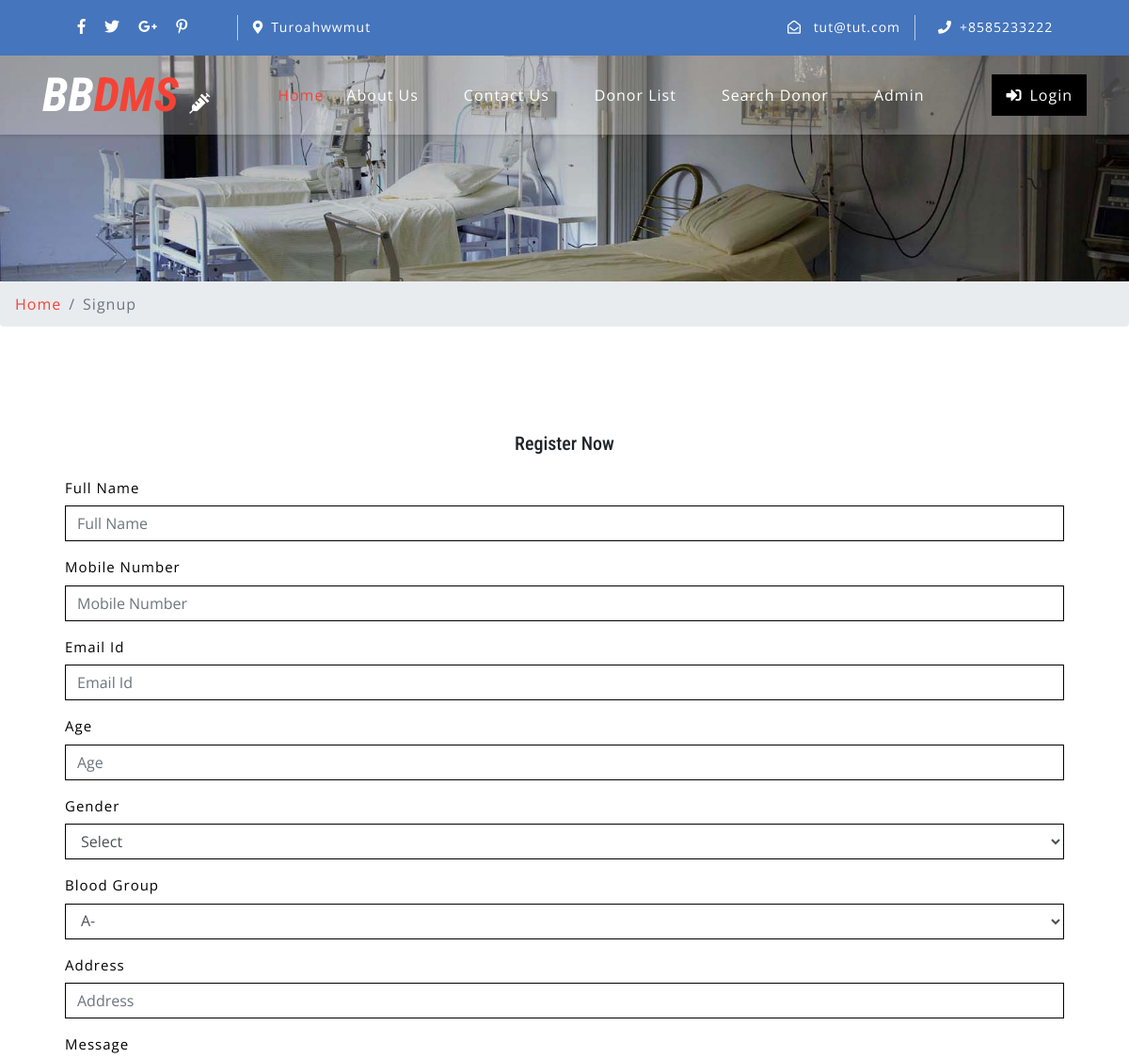
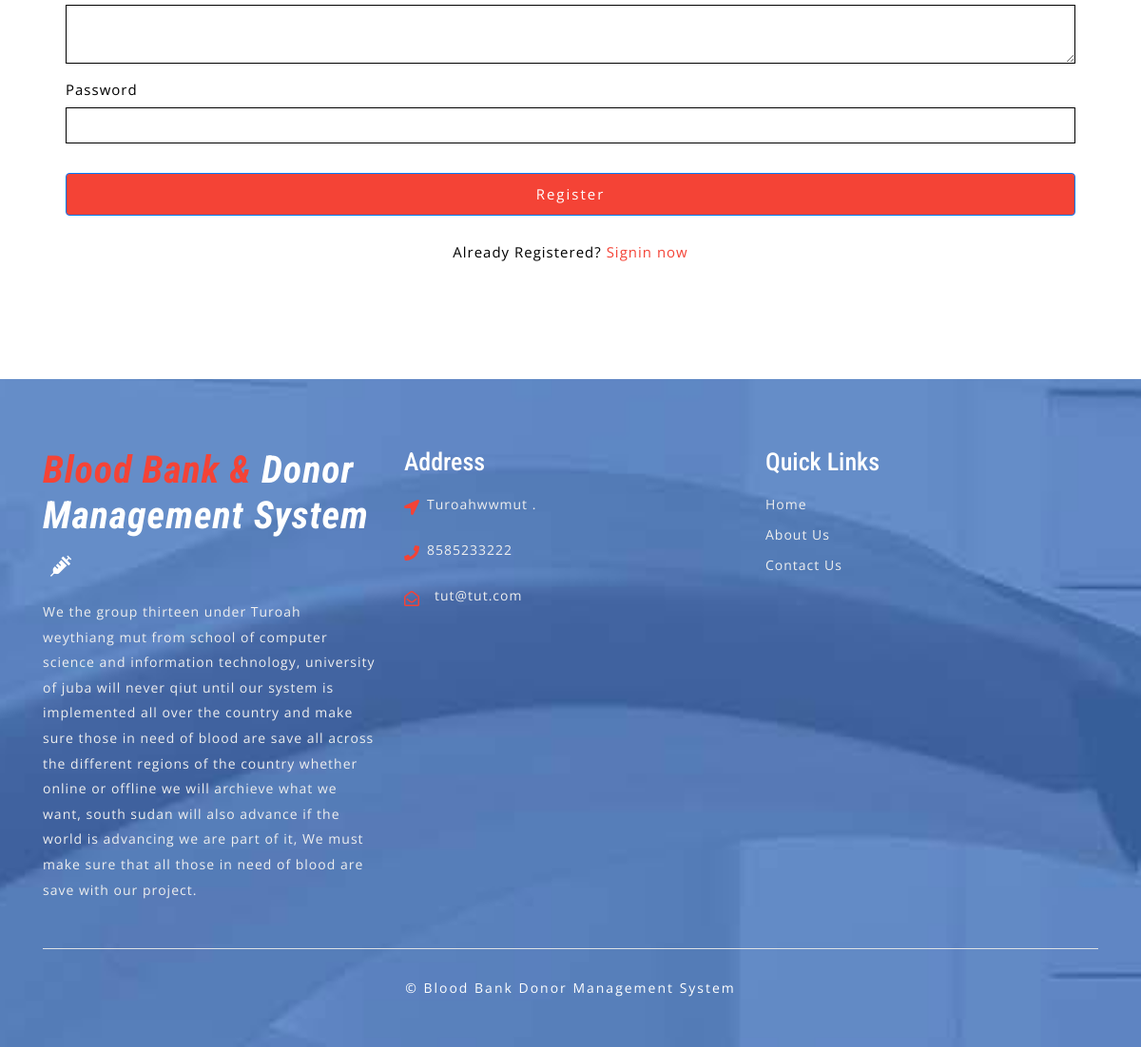
The page /bbdms/sign-up.php on the database its author committed (2 pictures, top to bottom).
### tables this page shows
CREATE TABLE `tblcontactusinfo` (
  `id` int(11) NOT NULL,
  `Address` tinytext DEFAULT NULL,
  `EmailId` varchar(255) DEFAULT NULL,
  `ContactNo` char(11) DEFAULT NULL
);

### bbdms/sign-up.php (the view, shortened to what this page needs)
<?php
include('includes/config.php');
?>
<!DOCTYPE html>
<html lang="zxx">
<head>
	<link rel="stylesheet" href="css/bootstrap.css">
	<link rel="stylesheet" href="css/style.css" type="text/css" media="all" />
	<link rel="stylesheet" href="css/fontawesome-all.css">
</head>
<body>
	<?php include('includes/header.php');?>
	<div class="inner-banner-w3ls">
	</div>
	<div class="breadcrumb-agile">
		<div aria-label="breadcrumb">
			<ol class="breadcrumb">
				<li class="breadcrumb-item">
					<a href="index.php">Home</a>
				</li>
				<li class="breadcrumb-item active" aria-current="page">Signup</li>
			</ol>
		</div>
	</div>
	<section class="about py-5">
		<div class="container py-xl-5 py-lg-3">
 <div class="login px-4 mx-auto mw-100">
                            <h5 class="text-center mb-4">Register Now</h5>
                            <form action="#" method="post"  name="signup" onsubmit="return checkpass();">
                                <div class="form-group">
                                    <label>Full Name</label>
                                     <input type="text" class="form-control" name="fullname" id="fullname" placeholder="Full Name">
                                </div>
                                <div class="form-group">
                                    <label>Mobile Number</label>
                                    <input type="text" class="form-control" name="mobileno" id="mobileno" required="true" placeholder="Mobile Number" maxlength="10" pattern="[0-9]+">
                                </div>
                                <div class="form-group">
                                    <label class="mb-2">Email Id</label>
                                    <input type="email" name="emailid" class="form-control" placeholder="Email Id">
                                </div>
                                <div class="form-group">
                                    <label class="mb-2">Age</label>
                                    <input type="text" class="form-control" name="age" id="age" placeholder="Age" required="">
                                </div>
                                <div class="form-group">
                                    <label class="mb-2">Gender</label>
                                    <select name="gender" class="form-control" required>
<option value="">Select</option>
</select>
                                </div>
                                <div class="form-group">
                                    <label class="mb-2">Blood Group</label>
                                    <select name="bloodgroup" class="form-control" required>
<?php $sql = "SELECT * from  tblbloodgroup ";
$query = $dbh -> prepare($sql);
$query->execute();
$results=$query->fetchAll(PDO::FETCH_OBJ);
if($query->rowCount() > 0)
{
foreach($results as $result)
{               ?>
<option value="<?php echo htmlentities($result->BloodGroup);?>"><?php echo htmlentities($result->BloodGroup);?></option>
<?php }} ?>
</select>
                                </div>
                                <div class="form-group">
                                    <label>Address</label>
                                    <input type="text" class="form-control" name="address" id="address" required="true" placeholder="Address">
                                </div>
                                <div class="form-group">
                                    <label>Message</label>
                                    <textarea class="form-control" name="message" required> </textarea>
                                </div>
                                <div class="form-group">
                                    <label>Password</label>
                                    <input type="password" class="form-control" name="password" id="password" required="">
                                </div>
                                <button type="submit" class="btn btn-primary submit mb-4" name="submit">Register</button>
                                 <p class="account-w3ls text-center pb-4" style="color:#000">
                                   Already Registered?
                                    <a href="login.php" >Signin now</a>
                                </p>
                            </form>
                        </div>
		</div>
	</section>
	<?php include('includes/footer.php');?>
</body>
</html>

### bbdms/includes/header.php (shortened to what this page needs)
    <header>
        <div class="top-bar py-3">
            <div class="container">
                <div class="row">
                    <div class="col-lg-7 top-social-agile">
                        <div class="row">
                            <ul class="col-lg-4 col-6 top-right-info text-center">
                                <li>
                                    <a href="#">
                                        <i class="fab fa-facebook-f"></i>
                                    </a>
                                </li>
                                <li class="mx-3">
                                    <a href="#">
                                        <i class="fab fa-twitter"></i>
                                    </a>
                                </li>
                                <li>
                                    <a href="#">
                                        <i class="fab fa-google-plus-g"></i>
                                    </a>
                                </li>
                                <li class="ml-3">
                                    <a href="#">
                                        <i class="fab fa-pinterest-p"></i>
                                    </a>
                                </li>
                            </ul><?php
$sql = "SELECT * from tblcontactusinfo";
$query = $dbh -> prepare($sql);
$query->execute();
$results=$query->fetchAll(PDO::FETCH_OBJ);
if($query->rowCount() > 0)
{
foreach($results as $result)
{ ?>
                            <div class="col-6 header-top_w3layouts pl-3 text-lg-left text-center">
                                <p class="text-white">
                                    <i class="fas fa-map-marker-alt mr-2"></i><?php  echo $result->Address; ?></p>
                            </div>
                        </div>
                    </div>
                    <div class="col-lg-5 top-social-agile text-lg-right text-center">
                        <div class="row">
                            <div class="col-lg-7 col-6 top-w3layouts">
                                <p class="text-white">
                                    <i class="far fa-envelope-open mr-2"></i>
                                    <a href="mailto:info@example.com" class="text-white"><?php  echo $result->EmailId; ?></a>
                                </p>
                            </div>
                            <div class="col-lg-5 col-6 header-w3layouts pl-4 text-lg-left">
                                <p class="text-white">
                                    <i class="fas fa-phone mr-2"></i>+<?php  echo $result->ContactNo; ?></p>
                            </div>
                        </div><?php } } ?>
                    </div>
                </div>
            </div>
        </div>
    </header>
    <div id="home">
        <div class="main-top py-1">
            <nav class="navbar navbar-expand-lg navbar-light fixed-navi">
                <div class="container">
                    <h1>
                        <a class="navbar-brand font-weight-bold font-italic" href="index.php">
                            <span>BB</span>DMS
                            <i class="fas fa-syringe"></i>
                        </a>
                    </h1>
                    <div class="collapse navbar-collapse text-center" id="navbarSupportedContent">
                        <ul class="navbar-nav ml-lg-auto">
                            <li class="nav-item active mt-lg-0 mt-3">
                                <a class="nav-link" href="index.php">Home
                                </a>
                            </li>
                            <li class="nav-item mx-lg-4 my-lg-0 my-3">
                                <a class="nav-link" href="about.php">About Us</a>
                            </li>
                            <li class="nav-item mx-lg-4 my-lg-0 my-3">
                                <a class="nav-link" href="contact.php">Contact Us</a>
                            </li>
                            <li class="nav-item mx-lg-4 my-lg-0 my-3">
                                <a class="nav-link" href="donor-list.php">Donor List</a>
                            </li>
                            <li class="nav-item mx-lg-4 my-lg-0 my-3">
                                <a class="nav-link" href="search-donor.php">Search Donor</a>
                            </li>
                            <?php if (strlen($_SESSION['bbdmsdid']==0)) {?>
                            <li class="nav-item mx-lg-4 my-lg-0 my-3">
                                <a class="nav-link" href="admin/index.php">Admin</a>
                            </li>
                        </ul>
                        <a href="login.php" class="login-button ml-lg-5 mt-lg-0 mt-4 mb-lg-0 mb-3" >
                            <i class="fas fa-sign-in-alt mr-2"></i>Login</a><?php } ?>
                    </div>
                </div>
            </nav>
        </div>
    </div>

### bbdms/includes/footer.php (shortened to what this page needs)
<footer>
    <div class="w3ls-footer-grids pt-sm-4 pt-3">
      <div class="container py-xl-5 py-lg-3">
        <div class="row">
          <div class="col-md-4 w3l-footer">
            <h2 class="mb-sm-3 mb-2">
              <a href="index.php" class="text-white font-italic font-weight-bold">
                <span>Blood Bank & </span>Donor Management System
                <i class="fas fa-syringe ml-2"></i>
              </a>
            </h2>
            <p>We the group thirteen under Turoah weythiang mut from school of computer science and information technology, university of juba will never qiut until our system is implemented all over the country and make sure those in need of blood are save all across the different regions of the country whether online or offline we will archieve what we want,
          south sudan will also advance if the world is advancing we are part of it,
              We must make sure that all those in need of blood are save with our project.</p>
          </div>
          <div class="col-md-4 w3l-footer my-md-0 my-4">
            <h3 class="mb-sm-3 mb-2 text-white">Address</h3>
            <ul class="list-unstyled">
              <?php
$sql = "SELECT * from tblcontactusinfo";
$query = $dbh -> prepare($sql);
$query->execute();
$results=$query->fetchAll(PDO::FETCH_OBJ);
if($query->rowCount() > 0)
{
foreach($results as $result)
{ ?>
              <li>
                <i class="fas fa-location-arrow float-left"></i>
                <p class="ml-4">
                  <span><?php  echo $result->Address; ?>. </p>
                <div class="clearfix"></div>
              </li>
              <li class="my-3">
                <i class="fas fa-phone float-left"></i>
                <p class="ml-4"><?php  echo $result->ContactNo; ?></p>
                <div class="clearfix"></div>
              </li>
              <li>
                <i class="far fa-envelope-open float-left"></i>
                <a href="mailto:info@example.com" class="ml-3"><?php  echo $result->EmailId; ?></a>
                <div class="clearfix"></div>
              </li>
            <?php } } ?></ul>
          </div>
          <div class="col-md-4 w3l-footer">
            <h3 class="mb-sm-3 mb-2 text-white">Quick Links</h3>
            <div class="nav-w3-l">
              <ul class="list-unstyled">
                <li>
                  <a href="index.php">Home</a>
                </li>
                <li class="mt-2">
                  <a href="about.php">About Us</a>
                </li>
                <li class="mt-2">
                  <a href="contact.php">Contact Us</a>
                </li>
              </ul>
            </div>
          </div>
        </div>
        <div class="border-top mt-5 pt-lg-4 pt-3 pb-lg-0 pb-3 text-center">
          <p class="copy-right-grids mt-lg-1">©  Blood Bank Donor Management System
          </p>
        </div>
      </div>
    </div>
  </footer>

### bbdms/css/style.css (style rules this page uses)
body { padding: 0; margin: 0; background: #FFF; font-family: 'Open Sans', sans-serif; }
body a { transition: 0.5s all; -webkit-transition: 0.5s all; -moz-transition: 0.5s all; -o-transition: 0.5s all; -ms-transition: 0.5s all; text-decoration: none; }
h1, h2, h3, h4, h5, h6 { margin: 0; padding: 0; font-family: 'Roboto Condensed', sans-serif; }
p { margin: 0; padding: 0; font-family: 'Open Sans', sans-serif; font-size: 15px; letter-spacing: 1px; line-height: 1.9; color: #999; }
ul, ol { margin: 0; padding: 0; }
label { margin: 0; }
.top-bar { background: #4575bd; }
.top-right-info li i { color: #fff; transition: 0.5s all; -webkit-transition: 0.5s all; -moz-transition: 0.5s all; -o-transition: 0.5s all; -ms-transition: 0.5s all; }
.top-right-info li { display: inline-block; }
.header-top_w3layouts p, .header-w3layouts p, .top-w3layouts p { font-size: 14px; }
.header-top_w3layouts, .header-w3layouts { border-left: 1px solid rgba(255, 255, 255, 0.63); }
div#home { position: relative; }
.main-top { position: absolute; z-index: 999; width: 100%; background: rgba(255, 255, 255, 0.26); box-shadow: 0 2px 3px 0 rgba(0, 0, 0, 0.1); -webkit-transition: background-color .1s ease-in-out; -moz-transition: background-color .1s ease-in-out; -ms-transition: background-color .1s ease-in-out; -o-transition: background-color .1s ease-in-out; transition: background-color .1s ease-in-out; }
.navbar-light .navbar-nav .nav-link { padding: 0; color: #fff; background: transparent; font-size: 16px; letter-spacing: 1px; }
.navbar-light .navbar-nav .show>.nav-link, .navbar-light .navbar-nav .active>.nav-link, .navbar-light .navbar-nav .nav-link.show, .navbar-light .navbar-nav .nav-link.active, .navbar-light .navbar-nav .nav-link:hover, .navbar-light .navbar-nav .nav-link:focus { color: #f44336; }
nav.fixed-navi ul { list-style: none; margin: 0; padding: 0; }
nav.fixed-navi ul li { float: left; }
a.navbar-brand { color: #f44336; font-size: 50px; padding: 0; }
.navbar-light .navbar-brand, .navbar-light .navbar-brand:hover, .navbar-light .navbar-brand:focus, .w3l-footer h2 a span { color: #f44336; }
a.navbar-brand span { color: #fff; }
a.navbar-brand i, .w3l-footer h2 a i { color: #fff; font-size: 22px; }
a.login-button { color: #fff; letter-spacing: 1px; font-size: 16px; padding: 10px 15px; background: #000; display: inline-block; }
.form-control { border-radius: 0px }
p.account-w3ls { color: #dadada; }
p.account-w3ls a { color: #f44336; }
.form-group label { font-size: 15px; letter-spacing: 1px; color: #000; margin-bottom: 8px; text-align: left; display: block; }
button.submit { background: #f44336; color: #fff; font-size: 15px; letter-spacing: 2px; padding: 10px; width: 100%; margin-top: 1em; transition: 0.5s all; -webkit-transition: 0.5s all; -moz-transition: 0.5s all; -o-transition: 0.5s all; -ms-transition: 0.5s all; }
footer { background: url(../images/bg3.jpg) no-repeat center fixed; background-size: cover; -webkit-background-size: cover; -moz-background-size: cover; -o-background-size: cover; -moz-background-size: cover; }
.w3l-footer h2 a { font-size: 40px; letter-spacing: 1px; }
.w3l-footer h3 { font-size: 26px; }
.w3l-footer p, .w3l-footer p a, .w3l-footer ul li a { font-size: 14px; color: #efefef; letter-spacing: 1px; }
.w3l-footer ul li i { color: #f44336; line-height: 2; }
p.copy-right-grids { font-size: 14px; color: #fff; letter-spacing: 2px; }
.inner-banner-w3ls { background: url(../images/banner3.jpg) no-repeat center; background-size: cover; -webkit-background-size: cover; -moz-background-size: cover; -o-background-size: cover; -moz-background-size: cover; height: 20vw; }
.breadcrumb li a { color: #f44336; }
.breadcrumb li { letter-spacing: 1px; color: #000; }
select.form-control:not([size]):not([multiple]) { height: inherit; }

### rows shown on the page
tblcontactusinfo: Address "Turoahwwmut", EmailId "tut@tut.com", ContactNo "8585233222"

### other values the page prints
form field bloodgroup "A-"
